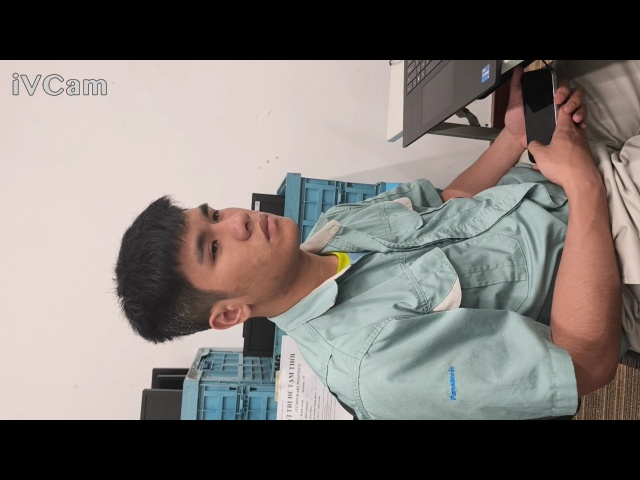
#> input picture Day5/faces/20250409131006.jpg, 640 x 480 px, found by its file name; its folder holds only this picture in this run
$ python Step1.py
#> lines starting #> are read from the running program, lines starting #| are printed output that depends on the picture; after the words box and inside, x2 and y2 are one past the last pixel; in counts of white or black regions, pixels touching at a corner belong together
import cv2
import numpy as np
import os
import pandas as pd

min_YCrCb = np.array([0, 133, 77], np.uint8)
max_YCrCb = np.array([235, 173, 127], np.uint8)

def extract_features_from_image(image_path, label):
#> called with label = 1
    img = cv2.imread(image_path)
#> img is the input picture: shape (480, 640, 3); mean B, G, R 113.1, 117, 123.2
    if img is None:
        return None

    img_YCrCb = cv2.cvtColor(img, cv2.COLOR_BGR2YCR_CB)
#> img_YCrCb: shape (480, 640, 3); mean of channels 0, 1, 2 118.4, 131.4, 125
    mask = cv2.inRange(img_YCrCb, min_YCrCb, max_YCrCb)
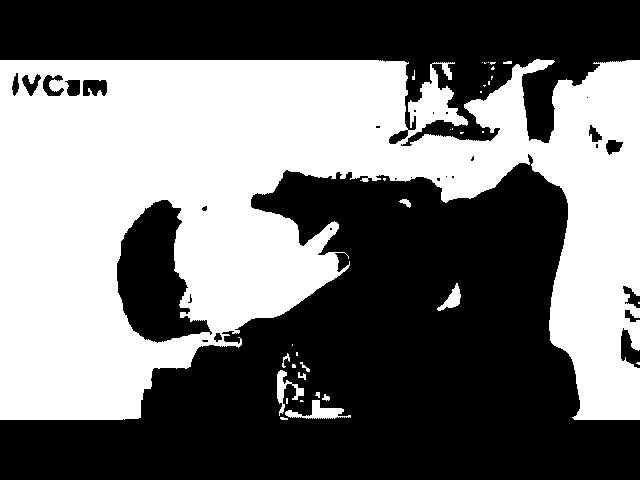
#> mask: shape (480, 640); 45.4% white; 34 white regions (23 under 20 px), largest, box (x1, y1, x2, y2) and area: (0, 59, 640, 420) 137780, (285, 400, 351, 419) 504, (277, 370, 304, 416) 394
    mask = cv2.morphologyEx(mask, cv2.MORPH_OPEN, np.ones((5, 5), np.uint8))
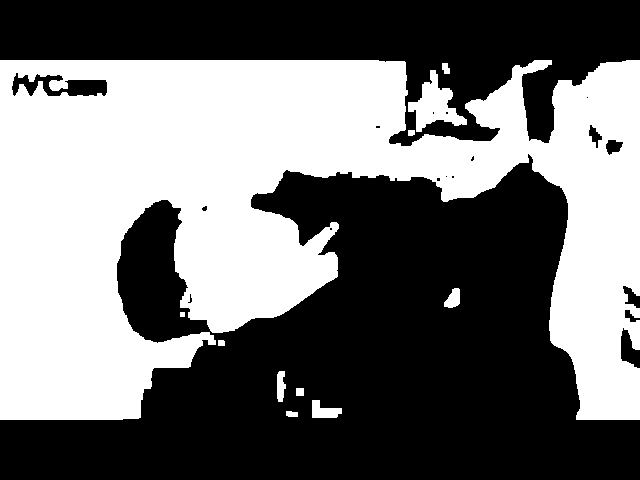
#> mask: shape (480, 640); 44.8% white; 11 white regions

    contours, _ = cv2.findContours(mask, cv2.RETR_EXTERNAL, cv2.CHAIN_APPROX_SIMPLE)
#> contours = 11 contours, 1 with area under 20; largest, box (x1, y1, x2, y2) and area: (0, 60, 640, 420) 134826, (408, 70, 467, 132) 1486, (312, 400, 342, 418) 302, (444, 288, 460, 308) 194, (277, 371, 286, 402) 180
    if not contours:
        return None

    largest = max(contours, key=cv2.contourArea)
#> largest = contour of 1010 points, box (x1, y1, x2, y2) (0, 60, 640, 420), area 134826
    area = cv2.contourArea(largest)
#> area = 134825.5
    x, y, w, h = cv2.boundingRect(largest)
#> x = 0; y = 60; w = 640; h = 360
    aspect_ratio = w / float(h)
#> aspect_ratio = 1.78

    return [area, aspect_ratio, label]

data = []

for folder, label in [(r"C:\Users\Administrator\Desktop\StudyAI\Day5\faces", 1), (r"C:\Users\Administrator\Desktop\StudyAI\Day5\non_faces", 0)]:
    for filename in os.listdir(folder):
        path = os.path.join(folder, filename)
        features = extract_features_from_image(path, label)
#> features = [134825.5, 1.78, 1]
#> (the run stopped early here; a loop or call above may not have finished)
